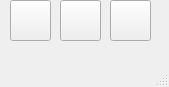
<?xml version="1.0" encoding="UTF-8"?>
<ui version="4.0">
 <class>skin</class>
 <widget class="QMainWindow" name="skin">
  <property name="geometry">
   <rect>
    <x>0</x>
    <y>0</y>
    <width>169</width>
    <height>87</height>
   </rect>
  </property>
  <property name="windowTitle">
   <string>skin</string>
  </property>
  <widget class="QWidget" name="centralwidget">
   <widget class="QPushButton" name="choose_skin_1">
    <property name="geometry">
     <rect>
      <x>10</x>
      <y>0</y>
      <width>41</width>
      <height>41</height>
     </rect>
    </property>
    <property name="styleSheet">
     <string notr="true">border-image: url(:/img/image/choose_cat1.png);</string>
    </property>
    <property name="text">
     <string/>
    </property>
   </widget>
   <widget class="QPushButton" name="choose_skin_2">
    <property name="geometry">
     <rect>
      <x>60</x>
      <y>0</y>
      <width>41</width>
      <height>41</height>
     </rect>
    </property>
    <property name="styleSheet">
     <string notr="true">border-image: url(:/img/image/choose_cat2.png);</string>
    </property>
    <property name="text">
     <string/>
    </property>
   </widget>
   <widget class="QPushButton" name="choose_skin_3">
    <property name="geometry">
     <rect>
      <x>110</x>
      <y>0</y>
      <width>41</width>
      <height>41</height>
     </rect>
    </property>
    <property name="styleSheet">
     <string notr="true">border-image: url(:/img/image/choose_cat3.png);</string>
    </property>
    <property name="text">
     <string/>
    </property>
   </widget>
  </widget>
  <widget class="QMenuBar" name="menubar">
   <property name="geometry">
    <rect>
     <x>0</x>
     <y>0</y>
     <width>169</width>
     <height>17</height>
    </rect>
   </property>
  </widget>
  <widget class="QStatusBar" name="statusbar"/>
 </widget>
 <resources/>
 <connections/>
</ui>
